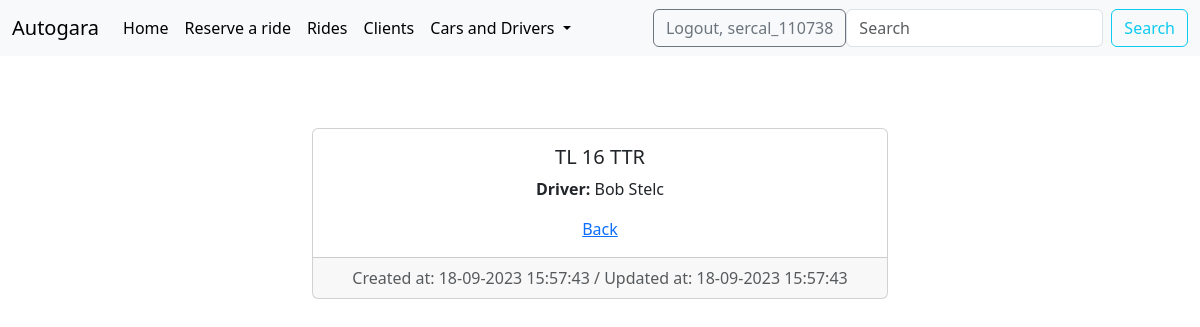
Screenshot of /details_car/1 (signed in) with the database file from the repository.
### car/models.py (models this page shows)
class Car(models.Model):
    plate = models.CharField(max_length=9)
    driver = models.ForeignKey(Driver, on_delete=models.CASCADE, null=True)
    created_at = models.DateTimeField(auto_now_add=True)
    updated_at = models.DateTimeField(auto_now=True)
    def __str__(self):
        return self.plate

### driver/models.py (models this page shows)
class Driver(models.Model):
    first_name = models.CharField(max_length=40)
    last_name = models.CharField(max_length=40)
    email = models.EmailField()
    date_hired = models.DateField()
    date_fired = models.DateField(null=True)
    active = models.BooleanField(default=True)
    profile = models.ImageField(upload_to='profiles_driver/')
    created_at = models.DateTimeField(auto_now_add=True)
    updated_at = models.DateTimeField(auto_now=True)
    def __str__(self):
        return f'{self.first_name} {self.last_name}'

### car/views.py (the view)
# urls.py: path('details_car/<int:pk>', views.CarDetailView.as_view(), name='details-car'),
class CarDetailView(LoginRequiredMixin, DetailView):
    template_name = 'car/details_car.html'
    model = Car

### templates/car/details_car.html (shortened to what this page needs)
{% extends 'base.html' %}
{% block content %}
    <div class="container-fluid">
        <div class="row">
            <div class="col-md-6 offset-md-3">
                <br><br><br>
                <div class="card text-center">
                    <div class="card-body">
                        <h5 class="card-title">{{ car }}</h5>
                        <p class="card-text"><strong>Driver:</strong> {{ car.driver }}</p>
                        <a href="{% url 'list-of-cars' %}">Back</a>
                    </div>
                    <div class="card-footer text-body-secondary">
                        Created at: {{ car.created_at|date:"d-m-Y H:i:s" }} / Updated
                        at: {{ car.updated_at|date:"d-m-Y H:i:s" }}
                    </div>
                </div>
            </div>
        </div>
    </div>
{% endblock %}

### templates/navbar.html (shortened to what this page needs)
<nav class="navbar navbar-expand-lg bg-body-tertiary">
    <div class="container-fluid">
        <a class="navbar-brand" href="{% url 'home-page' %}">Autogara</a>
        <div class="collapse navbar-collapse" id="navbarSupportedContent">
            <ul class="navbar-nav me-auto mb-2 mb-lg-0">
                <li class="nav-item">
                    <a class="nav-link active" aria-current="page" href="{% url 'home-page' %}">Home</a>
                </li>
                <li class="nav-item">
                    <a class="nav-link active" aria-current="page" href="{% url 'create-client' %}">Reserve a ride</a>
                </li>
                <li class="nav-item">
                    <a class="nav-link active" href="{% url 'list-of-rides' %}">Rides</a>
                </li>
                {% if user.is_authenticated %}
                    <li class="nav-item">
                        <a class="nav-link active" href="{% url 'list-of-clients' %}">Clients</a>
                    </li>
                    <li class="nav-item dropdown">
                        <a class="nav-link dropdown-toggle active" href="#" role="button" data-bs-toggle="dropdown"
                           aria-expanded="false">
                            Cars and Drivers
                        </a>
                    </li>
                {% endif %}
            </ul>
            {% if user.is_authenticated %}
                <a href="{% url 'logout' %}" class="btn btn-outline-secondary">Logout, {{ user.username }}</a>
                <form class="d-flex" role="search">
                    <input class="form-control me-2" type="search" placeholder="Search" aria-label="Search">
                    <button class="btn btn-outline-info" type="submit">Search</button>
                </form>
            {% else %}
                <div>
                    <a href="{% url 'login' %}" class="btn btn-outline-primary">Login</a>
                </div>
            {% endif %}
        </div>
    </div>
</nav>

### rows the page displays
Car: plate "TL 16 TTR", driver "Bob Stelc", created_at "18-09-2023 15:57:43", updated_at "18-09-2023 15:57:43"

### other values shown
{{ user.username }} "sercal_110738"
